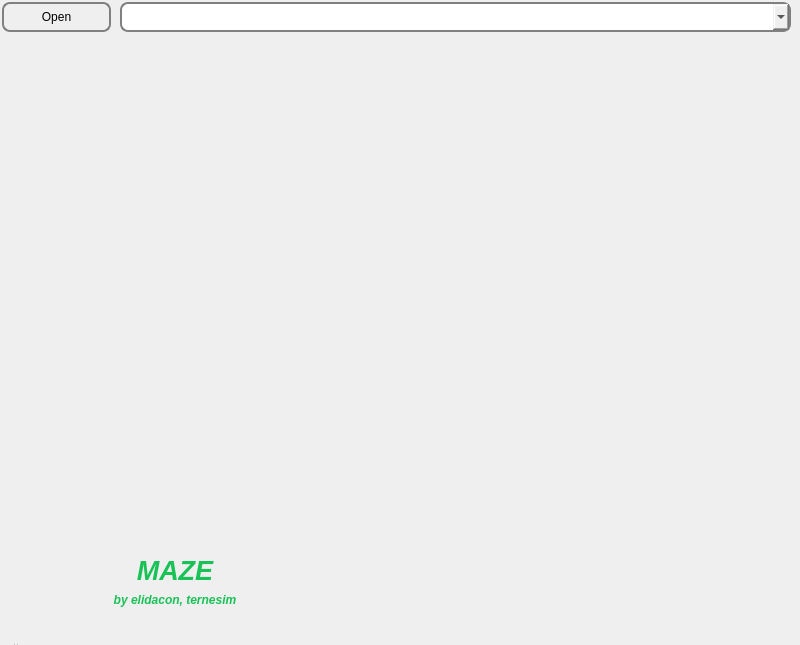
<?xml version="1.0" encoding="UTF-8"?>
<ui version="4.0">
 <class>View</class>
 <widget class="QMainWindow" name="View">
  <property name="geometry">
   <rect>
    <x>0</x>
    <y>0</y>
    <width>800</width>
    <height>645</height>
   </rect>
  </property>
  <property name="sizePolicy">
   <sizepolicy hsizetype="Preferred" vsizetype="Preferred">
    <horstretch>0</horstretch>
    <verstretch>0</verstretch>
   </sizepolicy>
  </property>
  <property name="minimumSize">
   <size>
    <width>800</width>
    <height>600</height>
   </size>
  </property>
  <property name="maximumSize">
   <size>
    <width>800</width>
    <height>701</height>
   </size>
  </property>
  <property name="windowTitle">
   <string>3D Viewer v2</string>
  </property>
  <widget class="QWidget" name="centralwidget">
   <widget class="QPushButton" name="openFile">
    <property name="geometry">
     <rect>
      <x>2</x>
      <y>2</y>
      <width>109</width>
      <height>30</height>
     </rect>
    </property>
    <property name="styleSheet">
     <string notr="true">QPushButton {
   border: 2px solid gray;
  border-radius: 8px;
}</string>
    </property>
    <property name="text">
     <string>Open</string>
    </property>
    <property name="default">
     <bool>true</bool>
    </property>
   </widget>
   <widget class="QLabel" name="labelProgName">
    <property name="geometry">
     <rect>
      <x>0</x>
      <y>550</y>
      <width>350</width>
      <height>41</height>
     </rect>
    </property>
    <property name="font">
     <font>
      <pointsize>20</pointsize>
      <italic>true</italic>
      <bold>true</bold>
      <underline>false</underline>
     </font>
    </property>
    <property name="styleSheet">
     <string notr="true">color: #19c257</string>
    </property>
    <property name="text">
     <string>MAZE</string>
    </property>
    <property name="alignment">
     <set>Qt::AlignCenter</set>
    </property>
   </widget>
   <widget class="QLabel" name="labelAuthors">
    <property name="geometry">
     <rect>
      <x>0</x>
      <y>590</y>
      <width>350</width>
      <height>20</height>
     </rect>
    </property>
    <property name="font">
     <font>
      <italic>true</italic>
      <bold>true</bold>
     </font>
    </property>
    <property name="styleSheet">
     <string notr="true">color: #19c257</string>
    </property>
    <property name="text">
     <string>by elidacon, ternesim</string>
    </property>
    <property name="alignment">
     <set>Qt::AlignCenter</set>
    </property>
   </widget>
   <widget class="QComboBox" name="filePath">
    <property name="geometry">
     <rect>
      <x>120</x>
      <y>2</y>
      <width>671</width>
      <height>30</height>
     </rect>
    </property>
    <property name="styleSheet">
     <string notr="true">QComboBox{
   border: 2px solid gray;
  border-radius: 8px;
}</string>
    </property>
    <property name="currentText">
     <string/>
    </property>
   </widget>
   <widget class="s21::MazeWidget" name="mazeWidget" native="true">
    <property name="geometry">
     <rect>
      <x>150</x>
      <y>40</y>
      <width>500</width>
      <height>500</height>
     </rect>
    </property>
   </widget>
  </widget>
  <widget class="QMenuBar" name="menubar">
   <property name="geometry">
    <rect>
     <x>0</x>
     <y>0</y>
     <width>800</width>
     <height>25</height>
    </rect>
   </property>
  </widget>
  <widget class="QStatusBar" name="statusbar">
   <property name="sizePolicy">
    <sizepolicy hsizetype="Fixed" vsizetype="Fixed">
     <horstretch>0</horstretch>
     <verstretch>0</verstretch>
    </sizepolicy>
   </property>
   <property name="minimumSize">
    <size>
     <width>0</width>
     <height>1</height>
    </size>
   </property>
   <property name="baseSize">
    <size>
     <width>0</width>
     <height>1</height>
    </size>
   </property>
  </widget>
 </widget>
 <customwidgets>
  <customwidget>
   <class>s21::MazeWidget</class>
   <extends>QWidget</extends>
   <header>./view/s21_maze_widget.h</header>
   <container>1</container>
  </customwidget>
 </customwidgets>
 <tabstops>
  <tabstop>filePath</tabstop>
  <tabstop>openFile</tabstop>
 </tabstops>
 <resources/>
 <connections/>
</ui>
